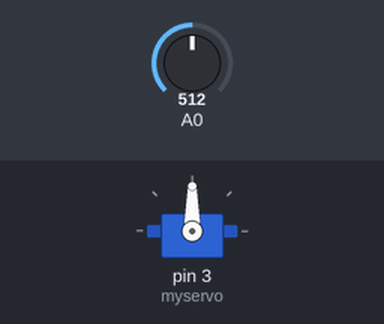
A sketch run on a simulated Arduino Uno, built with avr-gcc and run on an emulated ATmega328P. Parts: servo. The test bench sets the inputs (shaded band); at power-on: A0 = 512.

Above: at 1.2 s.
1.3 s: A0 set to 716
At 1.6 s:
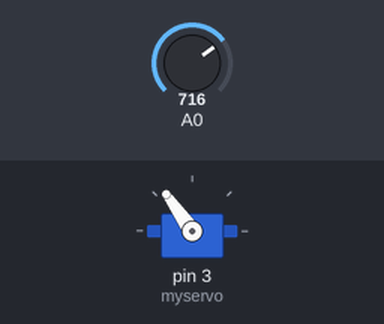
2.8 s: A0 set to 900
At 4.0 s:
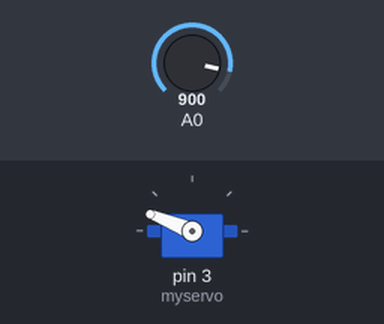
4.3 s: A0 set to 1023
At 5.1 s:
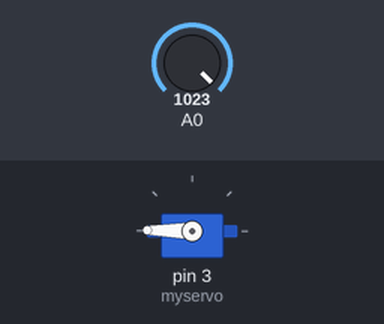
5.8 s: A0 set to 306
At 6.3 s:
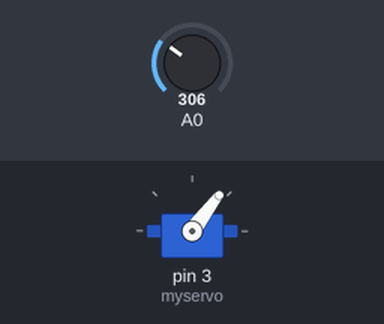
7.3 s: A0 set to 122
At 8.6 s:
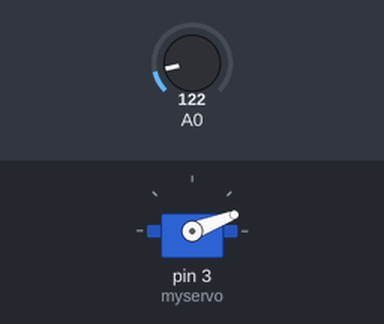
Timing chart, 0 to 9.8 s (numbered marks = the images above; inputs shaded):
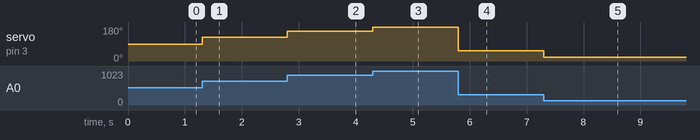

The sketch:

LinearServoTest.ino
```cpp
#include <Servo.h>
Servo myservo;
void setup() {
    // put your setup code here, to run once:
    myservo.attach(3);
    pinMode(A0, INPUT);
}


void loop() {
    // put your main code here, to run repeatedly:
    byte deg = byte(  (float(analogRead(A0)) / 1024.0) * 180.0  );
    myservo.write(deg);
}
```

Measured:
- after the input at 1.3 s, servo on pin 3 (myservo): 90° → 125° at once
- after the input at 2.8 s, servo on pin 3 (myservo): 125° → 158° at once
- after the input at 4.3 s, servo on pin 3 (myservo): 158° → 179° at once
- after the input at 5.8 s, servo on pin 3 (myservo): 179° → 53° at once
- after the input at 7.3 s, servo on pin 3 (myservo): 53° → 21° at once
